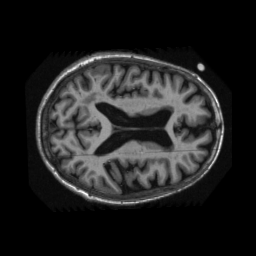
#> input picture for MICCAI/fareyFunctions/l0_smoothing/brain_1200.png, 256 x 256 px
$ python l0_gradient_minimization.py
#> lines starting #> are read from the running program, lines starting #| are printed output that depends on the picture
### for MICCAI/fareyFunctions/l0_smoothing/demo_util.py
#!env python
# utilities for demo

import sys
import os
import argparse
import skimage.data
import skimage.transform
import skimage.color
import numpy as np

def clip_img(img):
    return np.clip(img, 0, 1)

def add_noise(img, sigma):
    return  clip_img(img + np.random.randn(*img.shape) * sigma)

def get_configuration(add_arguments_func=None, file_path=None):
    parser = argparse.ArgumentParser()
    parser.add_argument('--lambda', default=0.02, type=float,
            help='lambda parameter (larger: preference to smoother images)')
    parser.add_argument('--beta-max', default=1.0e5, type=float,
            help='beta max (larger: accurate result at the cost of complexity)')
    parser.add_argument('--beta-rate', default=2.0, type=float,
            help='beta multiplying rate (smaller: accurate result at the cost of complexity)')
    parser.add_argument('--resize', default=128, type=float,
            help='resize input image to')
    parser.add_argument('file_path', type=str, nargs='?',
            help='input file path (default: lena)')
    if add_arguments_func is not None:
        add_arguments_func(parser)
    args = parser.parse_args()

    img_name = os.path.basename(file_path)
    img = skimage.io.imread(file_path)

    # resize
    size = args.resize
    org_h, org_w = img.shape[:2]
    if org_h < org_w:
        w, h = (size, size*org_h/org_w)
    else:
        w, h = (size*org_w/org_h, size)
    print('{}: {}x{} -> {}x{}'.format(img_name, org_w, org_h, w, h))
    img = skimage.transform.resize(img, (h, w))

    # access to commonly used arguments
    lmd = getattr(args, 'lambda')
    beta_max = args.beta_max
    beta_rate = args.beta_rate
    return img, (lmd, beta_max, beta_rate), args

### for MICCAI/fareyFunctions/l0_smoothing/l0_gradient_minimization.py
#!env python
# L0 gradient minimization (1D, 2D)
# License: Public Domain
#
# reference: "Image Smoothing via L0 Gradient Minimization", Li Xu et al., SIGGRAPH Asia 2011
# http://www.cse.cuhk.edu.hk/leojia/projects/L0smoothing/index.html

import numpy as np
from scipy.fftpack import fft, ifft, fft2, ifft2, fftshift, ifftshift
import matplotlib.pyplot as plt

# 1D
def circulantshift(xs, h):
    return np.hstack([xs[h:], xs[:h]] if h > 0 else [xs[h:], xs[:h]])

def circulant_dx(xs, h):
    return (circulantshift(xs, h) - xs)

def psf2otf(psf, N):
    pad = np.zeros((N,))
    n = len(psf)
    pad[:n] = psf
    pad = np.concatenate([pad[n//2:], pad[:n//2]])
    otf = fft(pad)
    return otf

# 2D
def circulantshift2_x(xs, h):
    return np.hstack([xs[:, h:], xs[:, :h]] if h > 0 else [xs[:, h:], xs[:, :h]])

def circulantshift2_y(xs, h):
    return np.vstack([xs[h:, :], xs[:h, :]] if h > 0 else [xs[h:, :], xs[:h, :]])

def circulant2_dx(xs, h):
    return (circulantshift2_x(xs, h) - xs)

def circulant2_dy(xs, h):
    return (circulantshift2_y(xs, h) - xs)

def l0_gradient_minimization_1d(I, lmd, beta_max, beta_rate=2.0, max_iter=30, return_history=False):
    S = np.array(I).ravel()

    # prepare FFT
    F_I = fft(S)
    F_denom = np.abs(psf2otf([-1, 1], S.shape[0]))**2.0

    # optimization
    S_history = [S]
    beta = lmd*2.0
    hp = np.zeros_like(S)
    for i in range(max_iter):
        # with S, solve for hp in Eq. (12)
        hp = circulant_dx(S, 1)
        mask = hp**2.0 < lmd/beta
        hp[mask] = 0.0

        # with hp, solve for S in Eq. (8)
        S = np.real(ifft((F_I + beta*fft(circulant_dx(hp, -1))) / (1.0 + beta*F_denom)))

        # iteration step
        if return_history:
            S_history.append(np.array(S))
        beta *= beta_rate
        if beta > beta_max: break

    if return_history:
        return S_history

    return S

def l0_gradient_minimization_2d(I, lmd, beta_max, beta_rate=2.0, max_iter=30, return_history=False):
    u'''image I can be both 1ch (ndim=2) or D-ch (ndim=D)'''
    S = np.array(I, dtype=np.complex)

    # prepare FFT
    F_I = fft2(S, axes=(0, 1))
    Ny, Nx = S.shape[:2]
    D = S.shape[2] if S.ndim == 3 else 1
    dx, dy = np.zeros((Ny, Nx), dtype=np.complex), np.zeros((Ny, Nx), dtype=np.complex)
    dx[Ny//2, Nx//2-1:Nx//2+1] = [-1, 1]
    dy[Ny//2-1:Ny//2+1, Nx//2] = [-1, 1]
    F_denom = np.abs(fft2(dx))**2.0 + np.abs(fft2(dy))**2.0
    if D > 1: F_denom = np.dstack([F_denom]*D)

    S_history = [S]
    beta = lmd * 2.0
    hp, vp = np.zeros_like(S), np.zeros_like(S)
    for i in range(max_iter):
        # with S, solve for hp and vp in Eq. (12)
        hp, vp = circulant2_dx(S, 1), circulant2_dy(S, 1)
        if D == 1:
            mask = hp**2.0 + vp**2.0 < lmd/beta
        else:
            mask = np.sum(hp**2.0 + vp**2.0, axis=2) < lmd/beta
        hp[mask] = 0.0
        vp[mask] = 0.0

        # with hp and vp, solve for S in Eq. (8)
        hv = circulant2_dx(hp, -1) + circulant2_dy(vp, -1)
        # S = np.real(ifft2((F_I + (beta*fft2(hv, axes=(0, 1))))/(1.0 + beta*F_denom), axes=(0, 1)))
        S = ifft2((F_I + (beta*fft2(hv, axes=(0, 1))))/(1.0 + beta*F_denom), axes=(0, 1))
        # iteration step
        if return_history:
            S_history.append(np.array(S))
        beta *= beta_rate
        if beta > beta_max: break

    if return_history:
        return S_history

    return S


if __name__=='__main__':

    from demo_util import *

    def l0_gradient_minimization_test():
        # 1D test
        xs = np.linspace(-2, 2, 200)
        us = (np.arange(len(xs)) / 23) % 3

        def create_noisy_signal(us, noise):
            return us + np.random.randn(len(us)) * noise
        us_noisy = create_noisy_signal(us, 0.1)

        lmd = 0.015
        beta_max = 1.0e5
        beta_rate = 2.0
        us_denoise = l0_gradient_minimization_1d(us_noisy, lmd, beta_max, beta_rate)
        us_history = l0_gradient_minimization_1d(us_noisy, lmd, beta_max, beta_rate, 30, True)

        fig, axs = plt.subplots(5, 1)
        fig.suptitle((r'$L_0$ Gradient Minimization on 1D Array.' + '\n'
            + r'$\lambda={:.3}, \beta_{{max}}={:.2e}, \kappa={:.3f}$').format(
            lmd, beta_max, beta_rate),
            fontsize=16)
        axs[0].plot(xs, us, color='red', label='org', linestyle='--', linewidth=4, alpha=0.5)
        axs[0].plot(xs, us_noisy, color='blue', label='noisy', linewidth=2, alpha=0.5)
        axs[0].plot(xs, us_denoise, color='black', label='denoise', linewidth=2, alpha=0.8)
        axs[0].legend()

        for i, ax in enumerate(axs[1:]):
            it = 5*i + 1
            if it < len(us_history):
                us_denoise = us_history[it]
                ax.plot(xs, us, color='red', label='org', linestyle='--', linewidth=1, alpha=0.5)
                ax.plot(xs, us_denoise, label='iter %d' % it, linewidth=1, alpha=0.5)
                ax.legend()

        # 2D test
        img, (lmd, beta_max, beta_rate), _ = get_configuration(file_path="brain_1200.png")
#> in get_configuration, img is the input picture: shape (256, 256); min 0, max 255, mean 31.7
#| brain_1200.png: 256x256 -> 128.0x128
#> in get_configuration, `img = skimage.transform.resize(img, (h, w))`:
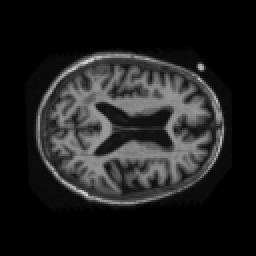
#> img: shape (128, 128) float64 (shown 2 times larger); min 0, max 0.847, mean 0.124
#> lmd = 0.02; beta_max = 100000; beta_rate = 2
        sigma = 0.06
        img_noise = add_noise(img, sigma)
#> in clip_img, `return np.clip(img, 0, 1)`:
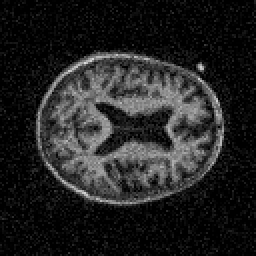
#> returned value: shape (128, 128) float64 (shown 2 times larger); min 0, max 0.87, mean 0.137

        fig, axs = plt.subplots(2, 3, figsize=(12, 8))
        fig.suptitle((r'$L_0$ Gradient Minimization on 2D Image (noise $\sigma={:.3}$).' + '\n'
            + r'$\beta_{{max}}={:.2e}, \kappa={:.3f}$').format(sigma, beta_max, beta_rate),
            fontsize=16)
        axs[0, 0].imshow(img)
        axs[0, 0].set_title('original')
        axs[0, 1].imshow(img_noise)
        axs[0, 1].set_title('noise')

        denoise_axs = [axs[0, 2], axs[1, 0], axs[1, 1], axs[1, 2]]
        for ax, lmd in zip(denoise_axs, [0.002, 0.005, 0.02, 0.05]):
            res = np.abs(l0_gradient_minimization_2d(img_noise, lmd, beta_max, beta_rate))
            ax.imshow(clip_img(res), interpolation='nearest')
            ax.set_title('denoise $\\lambda = %f$' % lmd)
#> this loop made 4 passes
#> pass 2, in l0_gradient_minimization_test, `res = np.abs(l0_gradient_minimization_2d(img_noise, lmd, beta_max, bet..`:
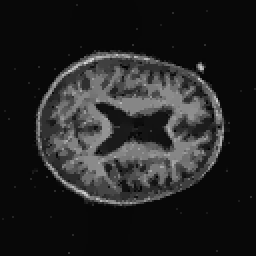
#> res: shape (128, 128) float64 (shown 2 times larger); min 0.00144, max 0.853, mean 0.137
#> pass 3, in l0_gradient_minimization_test, `res = np.abs(l0_gradient_minimization_2d(img_noise, lmd, beta_max, bet..`:
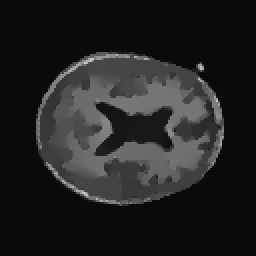
#> res: shape (128, 128) float64 (shown 2 times larger); min 0.00611, max 0.813, mean 0.137
#> after the loop:
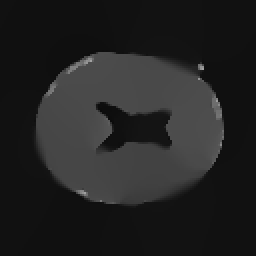
#> res: shape (128, 128) float64 (shown 2 times larger); min 0.0425, max 0.642, mean 0.137

        return res, img


    res, img = l0_gradient_minimization_test()
    plt.show()
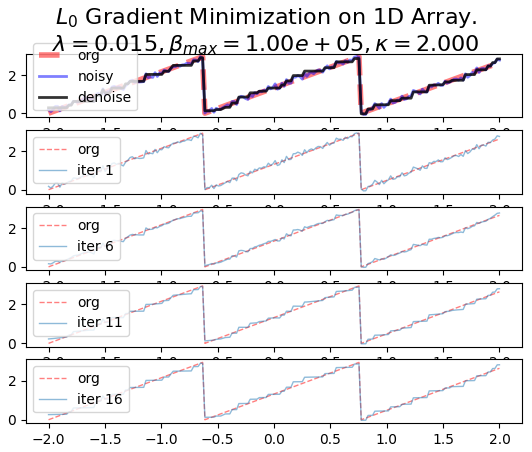
#> figure drawn by matplotlib, 5 panels; panel 1: curve peaks at x = -0.633, y = 2.96; panel 1: curve peaks at x = 0.734, y = 2.97; panel 1: curve peaks at x = -0.633, y = 2.91; panel 2: curve peaks at x = -0.633, y = 2.96
